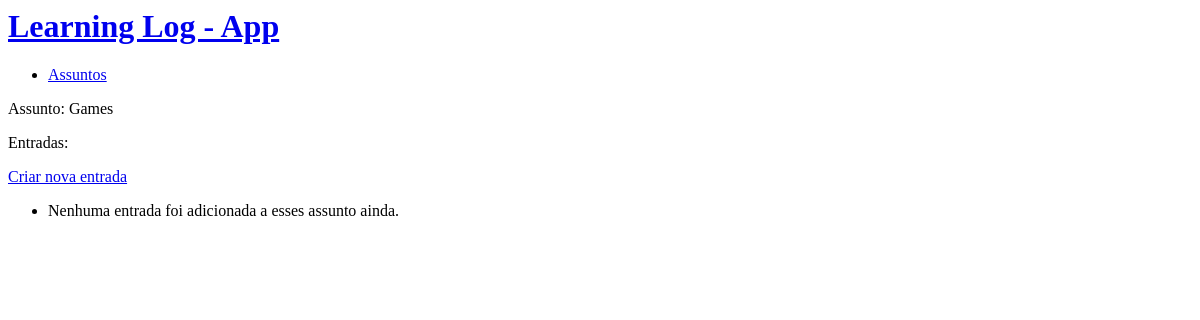
Page /assuntos/9/ on the earlier database version.
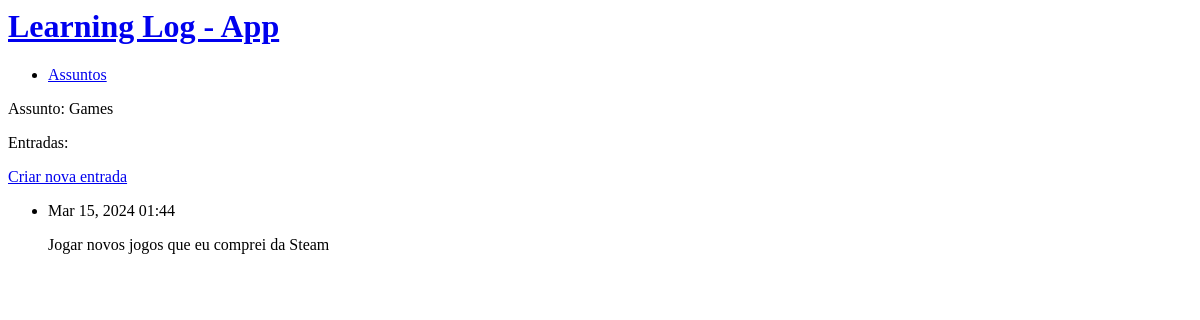
Same page on the later database version.
### learningLogApp/models.py (models this page shows, shortened)
class Entrada(models.Model):
    assunto = models.ForeignKey(Assunto, on_delete=models.CASCADE) # Chave estrangeira
    texto = models.TextField()
    data_inicial = models.DateTimeField(auto_now_add=True)

### learningLogApp/views.py (the view)
# urls.py: path('assuntos/<int:assunto_id>/', views.assunto, name='assunto'),
def assunto(request, assunto_id):
    assunto = Assunto.objects.get(id=assunto_id)
    entradas = assunto.entrada_set.order_by('-data_inicial')
    contexto = {'assunto' : assunto, 'entradas' : entradas}
    return render(request, 'learningLogApp/assunto.html', contexto)

### learningLogApp/models.py (called while the page is built)
    def __str__(self):
        return self.texto

### learningLogApp/templates/learningLogApp/assunto.html
{% extends 'learningLogApp/base.html' %}
{% block content %}
    <p>Assunto: {{ assunto }}</p>
    <p>Entradas:</p>
    <p><a href="{% url 'learningLogApp:nova_entrada' assunto.id %}">Criar nova entrada</a></p>
    <ul>
    {% for entrada in entradas %}
        <li>
            <p>{{ entrada.data_inicial|date:'M d, Y H:i' }}</p>
            <p>{{ entrada.texto|linebreaks }}</p>
        </li>
        {% empty %}
        <li>
            Nenhuma entrada foi adicionada a esses assunto ainda.
        </li>
    {% endfor %}
    </ul>
{% endblock content %}

Differences in the rows shown:
added Entrada: data_inicial "Mar 15, 2024 01:44", texto "Jogar novos jogos que eu comprei da Steam"
Other differences:
text no longer shown: "Nenhuma entrada foi adicionada a esses assunto ainda."
